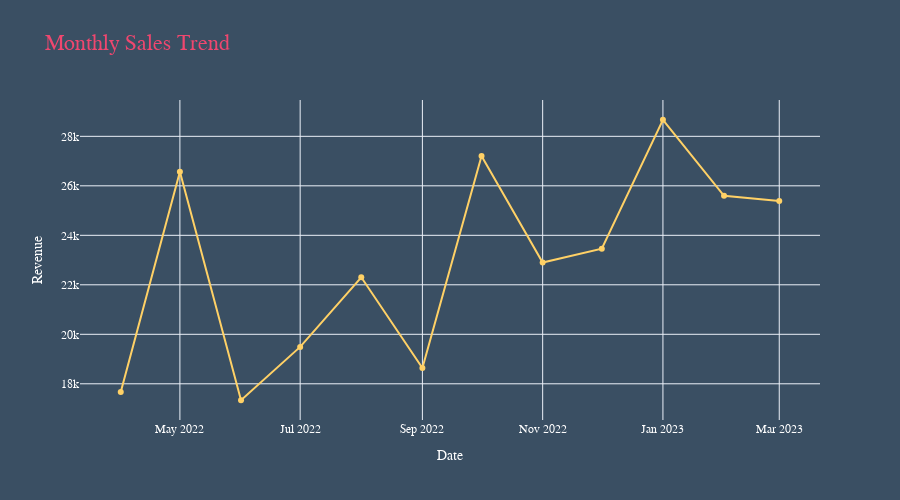
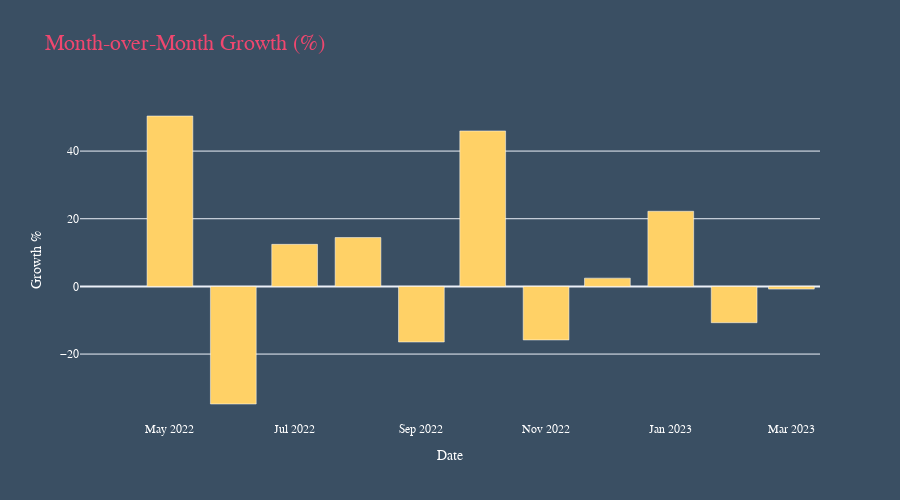

Write notebook code for charts like these, in order.
### Code cell
import pandas as pd
import plotly.express as px
from ipywidgets import ToggleButtons, interact
from datetime import datetime

# Load data
df = pd.read_excel(r'C:\Users\TUF\Desktop\Franz FIles\Balaji-Fast-Food-Sales-Cleaned.xlsx')
df['date'] = pd.to_datetime(df['date'], errors='coerce')
df.dropna(subset=['date', 'transaction_amount'], inplace=True)
df.rename(columns={
    'transaction_amount': 'Revenue',
    'item_type': 'Category'
}, inplace=True)

# Create month and quarter
df['Month'] = df['date'].dt.to_period('M').dt.to_timestamp()
df['Quarter'] = df['date'].dt.to_period('Q').dt.to_timestamp()

# Use colors that pop on dark backgrounds
custom_colors = ['#ffd166', '#06d6a0', '#ef476f', '#118ab2', '#ffffff']

# MONTHLY
summary = df.groupby('Month')['Revenue'].sum().reset_index()
fig = px.line(
    summary, x='Month', y='Revenue',
    title='Monthly Sales Trend',
    markers=True,
    color_discrete_sequence=custom_colors
)
fig.update_layout(
    template='plotly_white',
    height=500,
    xaxis_title='Date',
    yaxis_title='Revenue',
    title_font=dict(size=22, family='Arial', color=custom_colors[2]),
    font=dict(family='Arial', color='#fff'),
    plot_bgcolor='#3a4f63',
    paper_bgcolor='#3a4f63'
)
fig.write_html("monthly_sales_chart_monthly.html")
fig.show()
# QUARTERLY
summary = df.groupby('Quarter')['Revenue'].sum().reset_index()
fig = px.line(
    summary, x='Quarter', y='Revenue',
    title='Quarterly Sales Trend',
    markers=True,
    color_discrete_sequence=custom_colors
)
fig.update_layout(
    template='plotly_white',
    height=500,
    xaxis_title='Date',
    yaxis_title='Revenue',
    title_font=dict(size=22, family='Arial', color=custom_colors[2]),
    font=dict(family='Arial', color='#fff'),
    plot_bgcolor='#3a4f63',
    paper_bgcolor='#3a4f63'
)
fig.write_html("monthly_sales_chart_quarterly.html")

# BY TYPE
summary = df.groupby(['Month', 'Category'])['Revenue'].sum().reset_index()
fig = px.line(
    summary, x='Month', y='Revenue', color='Category',
    title='Monthly Sales by Item Type',
    markers=True,
    color_discrete_sequence=custom_colors
)
fig.update_layout(
    template='plotly_white',
    height=500,
    xaxis_title='Date',
    yaxis_title='Revenue',
    title_font=dict(size=22, family='Arial', color=custom_colors[2]),
    font=dict(family='Arial', color='#fff'),
    plot_bgcolor='#3a4f63',
    paper_bgcolor='#3a4f63'
)
fig.write_html("monthly_sales_chart_bytype.html")

# GROWTH
monthly = df.groupby('Month')['Revenue'].sum().reset_index()
monthly['Growth'] = monthly['Revenue'].pct_change() * 100
fig = px.bar(
    monthly, x='Month', y='Growth',
    title='Month-over-Month Growth (%)',
    color_discrete_sequence=custom_colors
)
fig.update_layout(
    template='plotly_white',
    height=500,
    xaxis_title='Date',
    yaxis_title='Growth %',
    title_font=dict(size=22, family='Arial', color=custom_colors[2]),
    font=dict(family='Arial', color='#fff'),
    plot_bgcolor='#3a4f63',
    paper_bgcolor='#3a4f63'
)
fig.write_html("monthly_sales_chart_growth.html")
fig.show()

### Figure 1 — Plotly figure (JSON) as saved in the notebook; plotly's stock layout.template omitted (floating-point values rounded to 4 significant figures)
{"data": [{"hovertemplate": "Month=%{x}<br>Revenue=%{y}<extra></extra>", "legendgroup": "", "line": {"color": "#ffd166", "dash": "solid"}, "marker": {"symbol": "circle"}, "mode": "lines+markers", "name": "", "orientation": "v", "showlegend": false, "type": "scatter", "x": ["2022-04-01T00:00:00", "2022-05-01T00:00:00", "2022-06-01T00:00:00", "2022-07-01T00:00:00", "2022-08-01T00:00:00", "2022-09-01T00:00:00", "2022-10-01T00:00:00", "2022-11-01T00:00:00", "2022-12-01T00:00:00", "2023-01-01T00:00:00", "2023-02-01T00:00:00", "2023-03-01T00:00:00"], "xaxis": "x", "y": [17670, 26570, 17335, 19490, 22305, 18640, 27205, 22900, 23460, 28670, 25595, 25390], "yaxis": "y"}], "layout": {"font": {"color": "#fff", "family": "Arial"}, "height": 500, "legend": {"tracegroupgap": 0}, "paper_bgcolor": "#3a4f63", "plot_bgcolor": "#3a4f63", "title": {"font": {"color": "#ef476f", "family": "Arial", "size": 22}, "text": "Monthly Sales Trend"}, "xaxis": {"anchor": "y", "domain": [0, 1], "title": {"text": "Date"}}, "yaxis": {"anchor": "x", "domain": [0, 1], "title": {"text": "Revenue"}}}}

### Figure 2 — Plotly figure (JSON) as saved in the notebook; plotly's stock layout.template omitted (floating-point values rounded to 4 significant figures)
{"data": [{"alignmentgroup": "True", "hovertemplate": "Month=%{x}<br>Growth=%{y}<extra></extra>", "legendgroup": "", "marker": {"color": "#ffd166", "pattern": {"shape": ""}}, "name": "", "offsetgroup": "", "orientation": "v", "showlegend": false, "textposition": "auto", "type": "bar", "x": ["2022-04-01T00:00:00", "2022-05-01T00:00:00", "2022-06-01T00:00:00", "2022-07-01T00:00:00", "2022-08-01T00:00:00", "2022-09-01T00:00:00", "2022-10-01T00:00:00", "2022-11-01T00:00:00", "2022-12-01T00:00:00", "2023-01-01T00:00:00", "2023-02-01T00:00:00", "2023-03-01T00:00:00"], "xaxis": "x", "y": [null, 50.37, -34.76, 12.43, 14.44, -16.43, 45.95, -15.82, 2.445, 22.21, -10.73, -0.8009], "yaxis": "y"}], "layout": {"barmode": "relative", "font": {"color": "#fff", "family": "Arial"}, "height": 500, "legend": {"tracegroupgap": 0}, "paper_bgcolor": "#3a4f63", "plot_bgcolor": "#3a4f63", "title": {"font": {"color": "#ef476f", "family": "Arial", "size": 22}, "text": "Month-over-Month Growth (%)"}, "xaxis": {"anchor": "y", "domain": [0, 1], "title": {"text": "Date"}}, "yaxis": {"anchor": "x", "domain": [0, 1], "title": {"text": "Growth %"}}}}
